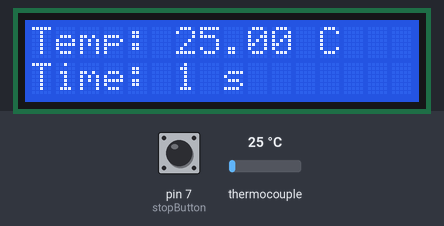
Bench run of a sketch on a simulated Arduino Uno, built with avr-gcc and run on an emulated ATmega328P. Parts: 16×2 character LCD. Inputs (shaded band) come from the test bench; at power-on: thermocouple 25 °C, pin 7 (stopButton) HIGH. What the sketch prints to the serial monitor is not drawn.

Above: at 1.3 s.
1.4 s: thermocouple set to 6 °C
At 2.9 s:
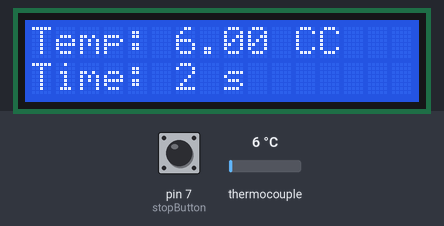
5.5 s: thermocouple set to 75 °C
At 7.0 s:
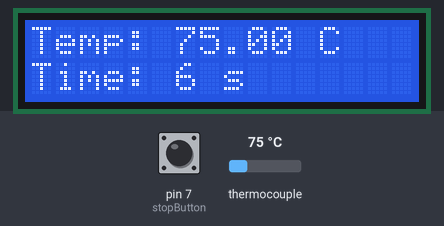
8.7 s: thermocouple set to 150 °C
At 10.0 s:
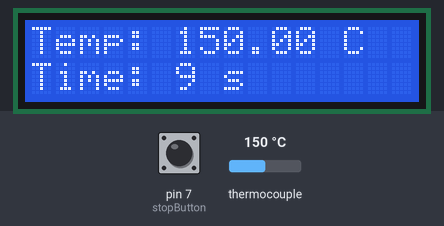
15.7 s: thermocouple set to 225 °C
At 16.7 s:
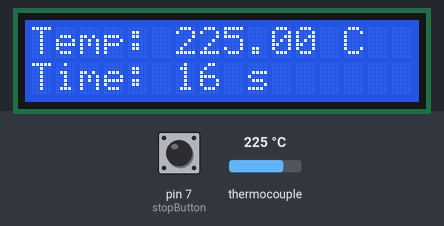
Timing chart, 0 to 18.7 s (numbered marks = the images above; inputs shaded):
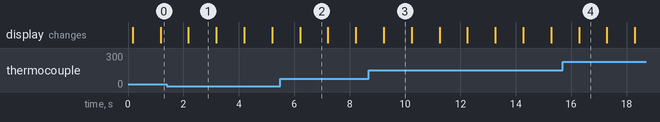

The sketch:

therm.ino
```cpp
#include <SPI.h>
#include "Adafruit_MAX31855.h"
#include <stdio.h>
#include <LiquidCrystal.h>          //the liquid crystal library contains commands for printing to the display


#define MAXDO 5
#define MAXCS 4
#define MAXCLK 3
float degreesC = 0;  //the temperature in Celsius, calculated from the voltage
long longtime;
int time = 0;
int bufferTime = 0;
int button = 6;
int stopButton = 7;

LiquidCrystal lcd(13, 12, 11, 10, 9, 8);   // tell the RedBoard what pins are connected to the display
Adafruit_MAX31855 thermocouple(MAXCLK, MAXCS, MAXDO);

void setup() {
  pinMode(button, INPUT_PULLUP);
   pinMode(stopButton, INPUT_PULLUP);
  Serial.begin(9600);
  lcd.begin(16,2);
  lcd.clear();
  while (!Serial) delay(1);
  delay(100);
}

void loop() {
  degreesC = thermocouple.readCelsius();
  time = ((millis()) / 1000.0);
// degreesC = thermocouple.readCelsius();
lcd.setCursor(0,0);
  lcd.print("Temp: ");
  lcd.print(degreesC);
  lcd.print(" C");
  lcd.setCursor(0,1);
  lcd.print("Time: ");
  lcd.print(time);
  lcd.print(" s");
  if(digitalRead(stopButton)==LOW){
    Serial.write(2);
    Serial.write(byte(10000/256));
  // Last 8 bits
  Serial.write(byte(10000));
  Serial.flush();
  }
  degreesC = thermocouple.readCelsius();
  // Serial.println(byte(time));
  if(time>=256)
  {
    // Serial.println(byte(time/256);
    Serial.write(byte(degreesC));
  delay(1);
  // First 8 bits
  Serial.write(byte(time/256));
  // Serial.println(byte(time));
  delay(1);
  // Last 8 bits
  Serial.write(byte(time));
  Serial.flush();
  }
  else
  {
    Serial.write(byte(degreesC));
    delay(1);
  Serial.write(byte(time));
  Serial.flush();
  }
  delay(1000);  //delay for 1 second between each reading (this makes the display less noisy)
}
```

Measured:
- after the input at 1.4 s, the display: changes after 0.78 s (image 1)
- after the input at 5.5 s, the display: changes after 0.71 s (image 2)
- what the display in image 1 shows lasts 1.0 s, from 2.2 s to 3.2 s
